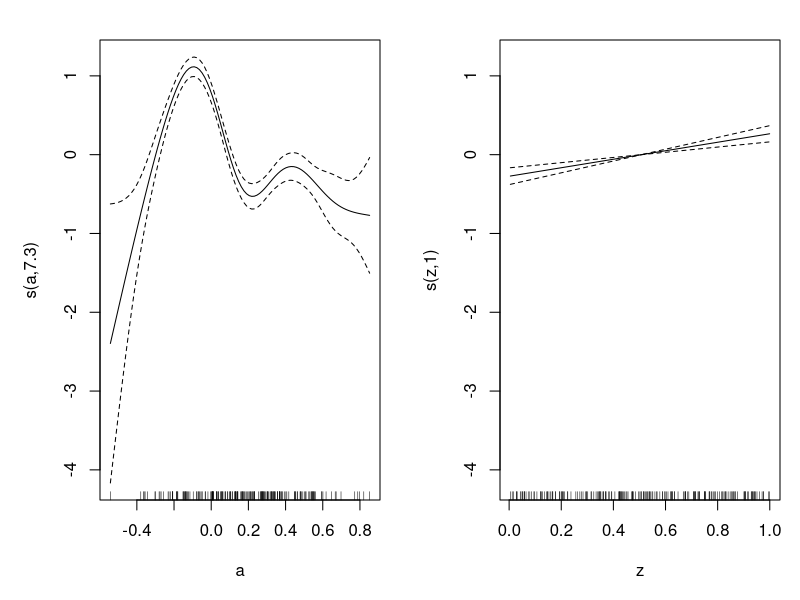

This chart was generated by the following R code:
library(mgcv)


### Name: single.index
### Title: Single index models with mgcv
### Aliases: single.index
### Keywords: models regression

### ** Examples

require(mgcv)

si <- function(theta,y,x,z,opt=TRUE,k=10,fx=FALSE) {
## Fit single index model using gam call, given theta (defines alpha). 
## Return ML if opt==TRUE and fitted gam with theta added otherwise.
## Suitable for calling from 'optim' to find optimal theta/alpha.
  alpha <- c(1,theta) ## constrained alpha defined using free theta
  kk <- sqrt(sum(alpha^2))
  alpha <- alpha/kk  ## so now ||alpha||=1
  a <- x%*%alpha     ## argument of smooth
  b <- gam(y~s(a,fx=fx,k=k)+s(z),family=poisson,method="ML") ## fit model
  if (opt) return(b$gcv.ubre) else {
    b$alpha <- alpha  ## add alpha
    J <- outer(alpha,-theta/kk^2) ## compute Jacobian
    for (j in 1:length(theta)) J[j+1,j] <- J[j+1,j] + 1/kk
    b$J <- J ## dalpha_i/dtheta_j 
    return(b)
  }
} ## si

## simulate some data from a single index model...

set.seed(1)
f2 <- function(x) 0.2 * x^11 * (10 * (1 - x))^6 + 10 * 
            (10 * x)^3 * (1 - x)^10
n <- 200;m <- 3
x <- matrix(runif(n*m),n,m) ## the covariates for the single index part
z <- runif(n) ## another covariate
alpha <- c(1,-1,.5); alpha <- alpha/sqrt(sum(alpha^2))
eta <- as.numeric(f2((x%*%alpha+.41)/1.4)+1+z^2*2)/4
mu <- exp(eta)
y <- rpois(n,mu) ## Poi response 

## now fit to the simulated data...


th0 <- c(-.8,.4) ## close to truth for speed
## get initial theta, using no penalization...
f0 <- nlm(si,th0,y=y,x=x,z=z,fx=TRUE,k=5)
## now get theta/alpha with smoothing parameter selection...
f1 <- nlm(si,f0$estimate,y=y,x=x,z=z,hessian=TRUE,k=10)
theta.est <-f1$estimate 

## Alternative using 'optim'... 
## No test: 
th0 <- rep(0,m-1) 
## get initial theta, using no penalization...
f0 <- optim(th0,si,y=y,x=x,z=z,fx=TRUE,k=5)
## now get theta/alpha with smoothing parameter selection...
f1 <- optim(f0$par,si,y=y,x=x,z=z,hessian=TRUE,k=10)
theta.est <-f1$par 
## End(No test)
## extract and examine fitted model...

b <- si(theta.est,y,x,z,opt=FALSE) ## extract best fit model
plot(b,pages=1)
b
b$alpha 
## get sd for alpha...
Vt <- b$J%*%solve(f1$hessian,t(b$J))
diag(Vt)^.5
